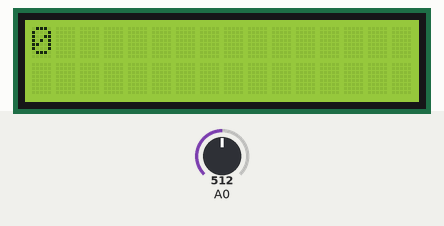
Bench run of a sketch on a simulated Arduino Uno, built with avr-gcc and run on an emulated ATmega328P. Parts: 16×2 character LCD. The inputs (shaded band) are chosen by the test bench; at power-on: A0 = 512. What the sketch prints to the serial monitor is not drawn.

Above: at 0.1 s.
At 1.1 s:
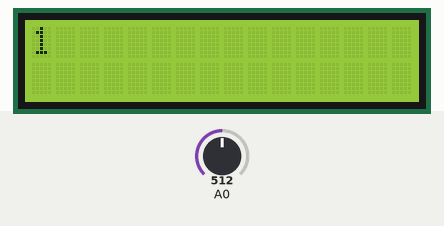
At 3.1 s:
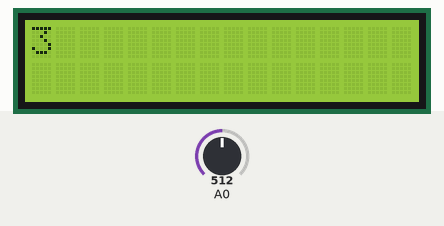
At 6.1 s:
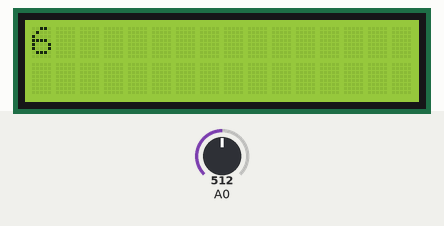
At 9.1 s:
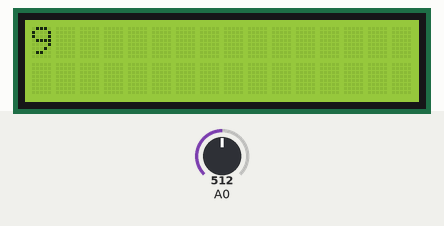
At 13.1 s:
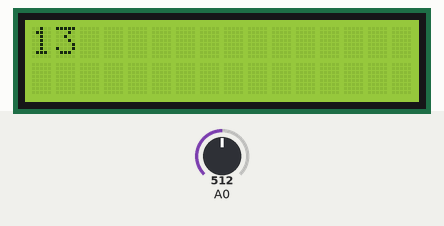

The sketch:

cronometer.ino
```cpp
#include <LiquidCrystal.h>

LiquidCrystal lcd(7, 6, 5, 4, 3, 2);
void setup()
{
  Serial.begin(9600);
  lcd.begin(16, 2);
}

void loop()
{
  int n1 = analogRead(A0);
//  int n2 = analogRead(A1);
  Serial.println(n1);
//  Serial.println(n2 );
  lcd.setCursor(0,0);
  lcd.print(millis()/1000);
}
```

Measured:
- what the display in image 1 shows lasts 1.0 s, from 1.0 s to 2.0 s
